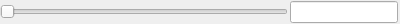
<?xml version="1.0" encoding="UTF-8"?>
<ui version="4.0">
 <class>IntegerEdit</class>
 <widget class="PropertyEdit" name="IntegerEdit">
  <property name="geometry">
   <rect>
    <x>0</x>
    <y>0</y>
    <width>400</width>
    <height>22</height>
   </rect>
  </property>
  <property name="windowTitle">
   <string notr="true"/>
  </property>
  <layout class="QHBoxLayout" name="horizontalLayout">
   <property name="spacing">
    <number>2</number>
   </property>
   <property name="leftMargin">
    <number>0</number>
   </property>
   <property name="topMargin">
    <number>1</number>
   </property>
   <property name="rightMargin">
    <number>2</number>
   </property>
   <property name="bottomMargin">
    <number>1</number>
   </property>
   <item>
    <widget class="QSlider" name="horizontalSlider">
     <property name="sizePolicy">
      <sizepolicy hsizetype="Expanding" vsizetype="Fixed">
       <horstretch>1</horstretch>
       <verstretch>0</verstretch>
      </sizepolicy>
     </property>
     <property name="orientation">
      <enum>Qt::Horizontal</enum>
     </property>
    </widget>
   </item>
   <item>
    <widget class="QLineEdit" name="lineEdit"/>
   </item>
  </layout>
 </widget>
 <customwidgets>
  <customwidget>
   <class>PropertyEdit</class>
   <extends>QWidget</extends>
   <header>editor/propertyedit.h</header>
   <container>1</container>
  </customwidget>
 </customwidgets>
 <resources/>
 <connections/>
</ui>
